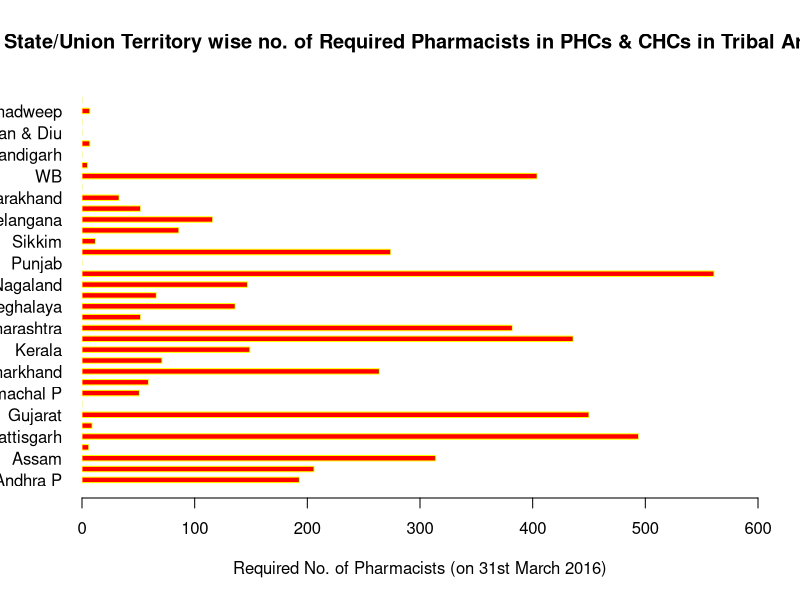
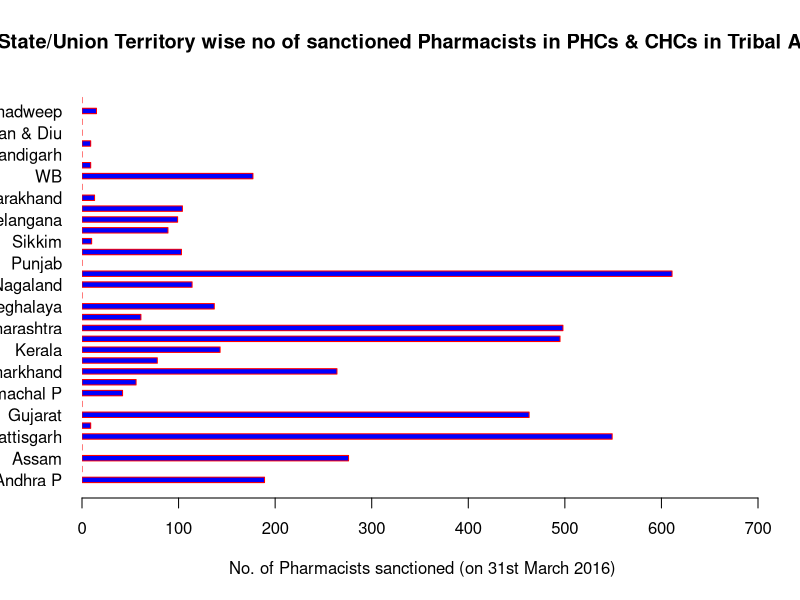
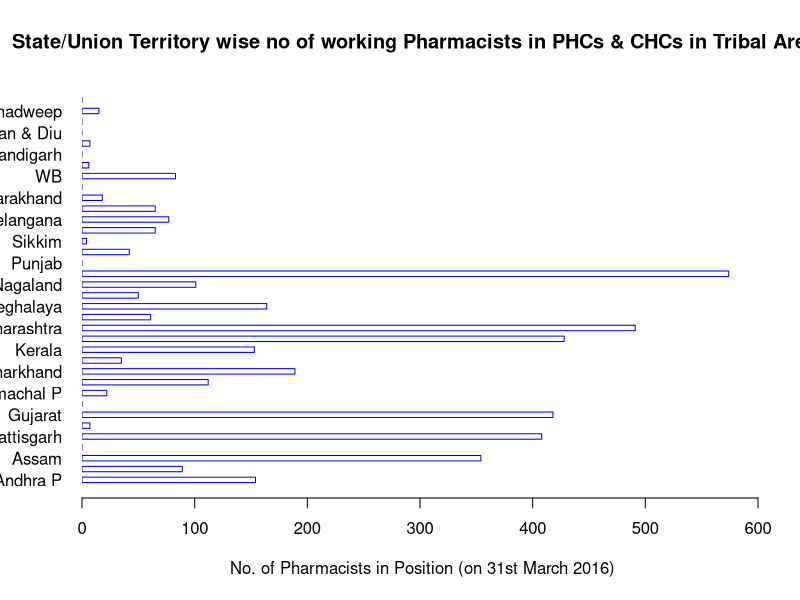
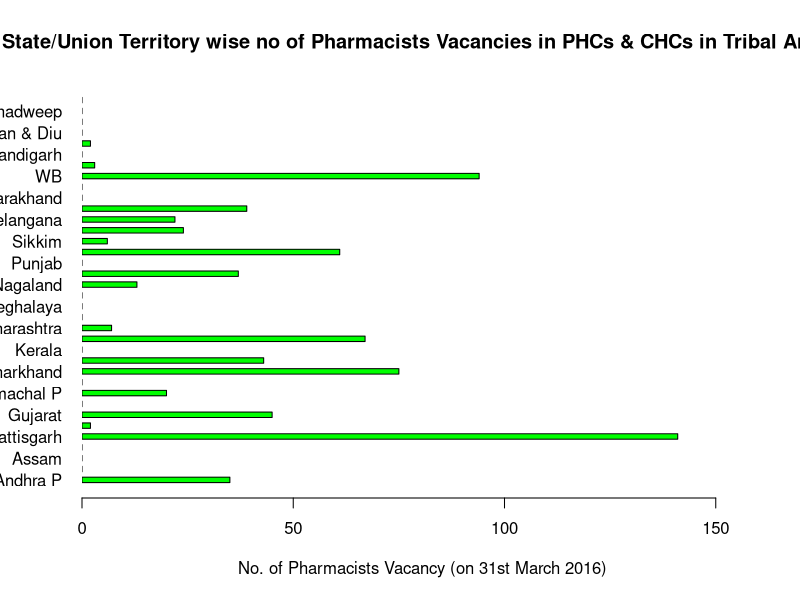
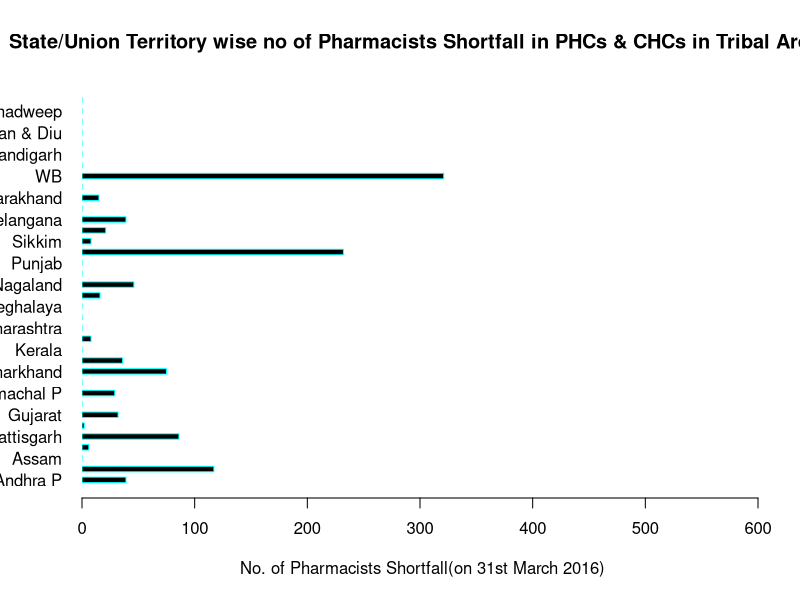
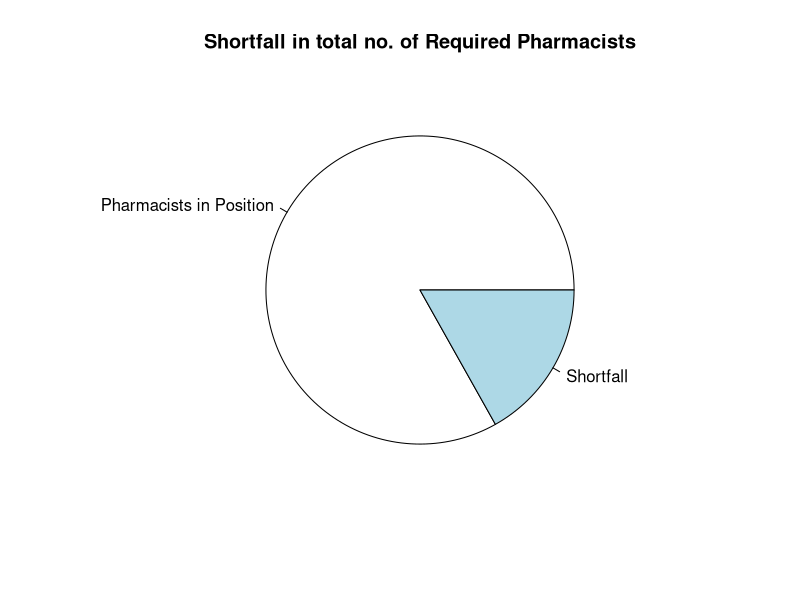
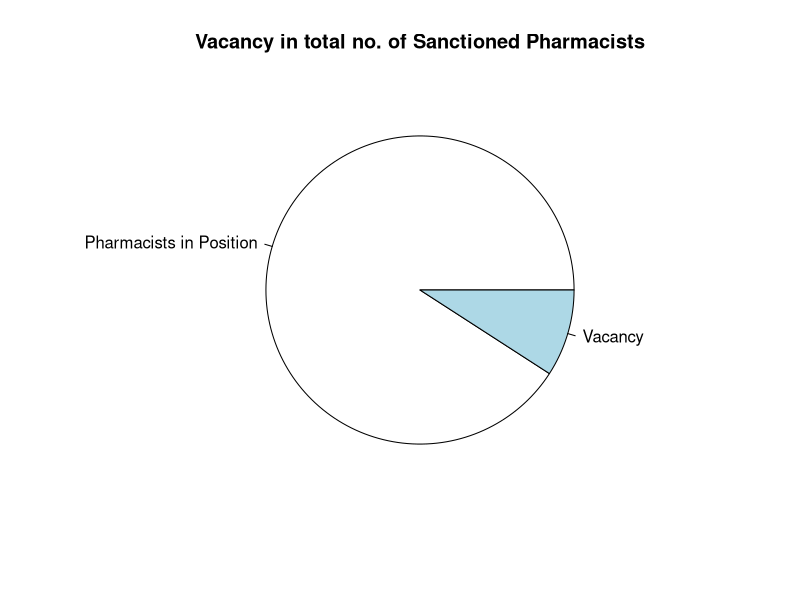

Generate these figures, in order, with R:
setwd("F://Working Directory//Valiance")
data<-read.csv("ps_pharmacist.csv")
str(data)
data[is.na(data)] <- 0 #equating NA to Zero
data
y <- as.list.data.frame(data$Pharamacist.Required)
x <- as.character(data$Category)
#Required no of pharmacist
barplot(y,names.arg = x, col = "Red", xlab = "Required No. of Pharmacists (on 31st March 2016)", 
        main = "State/Union Territory wise no. of Required Pharmacists in PHCs & CHCs in Tribal Areas",
        horiz = T, xlim = c(0,600), las=1, space = 1, border = "Yellow", xpd = F)
#Pharmacist Sanctioned
z<-as.list.data.frame(data$Pharamacist.Sanctioned)
barplot(z,names.arg = x, col = "Blue", xlab = " No. of Pharmacists sanctioned (on 31st March 2016)", 
        main = "State/Union Territory wise no of sanctioned Pharmacists in PHCs & CHCs in Tribal Areas",
        horiz = T, xlim = c(0,700), las=1, space = 1, border = "Red", xpd = F)
w<-as.list.data.frame(data$Pharamacist.In.Position)
barplot(w,names.arg = x, col = "White", xlab = " No. of Pharmacists in Position (on 31st March 2016)", 
        main = "State/Union Territory wise no of working Pharmacists in PHCs & CHCs in Tribal Areas",
        horiz = T, xlim = c(0,600), las=1, space = 1, border = "Blue", xpd = F)
v<-as.list.data.frame(data$Vacant)
barplot(v,names.arg = x, col = "green", xlab = " No. of Pharmacists Vacancy (on 31st March 2016)", 
        main = "State/Union Territory wise no of Pharmacists Vacancies in PHCs & CHCs in Tribal Areas",
        horiz = T, xlim = c(0,160), las=1, space = 1, border = "black", xpd = F)
u<-as.list.data.frame(data$Shortfall)
barplot(u,names.arg = x, col = "black", xlab = " No. of Pharmacists Shortfall(on 31st March 2016)", 
        main = "State/Union Territory wise no of Pharmacists Shortfall in PHCs & CHCs in Tribal Areas",
        horiz = T, xlim = c(0,600), las=1, space = 1, border = "cyan", xpd = F)

No.ofPharmacists<-c(sum(y),sum(w),sum(z),sum(z)-sum(w),sum(y)-sum(w))
Category <- c("Required No. of Pharmacist (R)", "Pharmacists in Position (P)",
     "No. of Sanctioned Pharmacists(S)", "Vacancy(S-P)" ,"Shortfall(R-P)")
#Overall Data
c<-data.frame(Category,No.ofPharmacists)
c
Pie1<-c(c$No.ofPharmacists[2], c$No.ofPharmacists[5])
pie(Pie1, labels = c("Pharmacists in Position", "Shortfall"), 
    main = "Shortfall in total no. of Required Pharmacists")
Pie2<-c(c$No.ofPharmacists[2], c$No.ofPharmacists[4])
pie(Pie2, labels = c("Pharmacists in Position", "Vacancy"), 
    main = "Vacancy in total no. of Sanctioned Pharmacists")